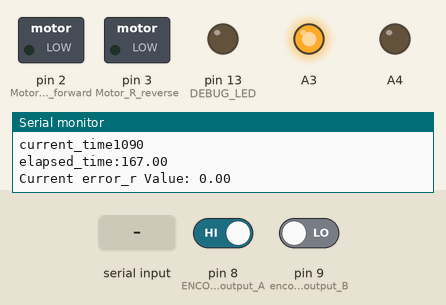
Recording of a sketch running on a simulated Arduino Uno, built with avr-gcc and run on an emulated ATmega328P. Parts: switched loads named in the sketch (green lamp = pin HIGH), output pins drawn as LEDs (lit = HIGH), the last lines printed to the serial monitor. The inputs (shaded band) are chosen by the test bench; at power-on: pin 8 (ENCODER_output_A) HIGH, pin 9 (encoder_output_B) LOW.

Above: at 1.2 s.
1.3 s: "90,45\n" received over Serial
At 2.6 s:
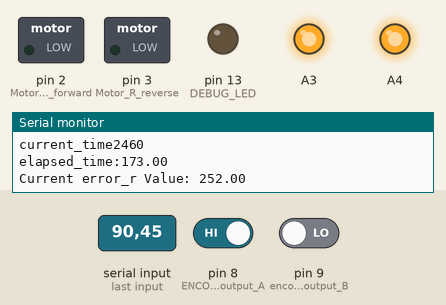
13.4 s: "9\n" received over Serial
At 15.1 s:
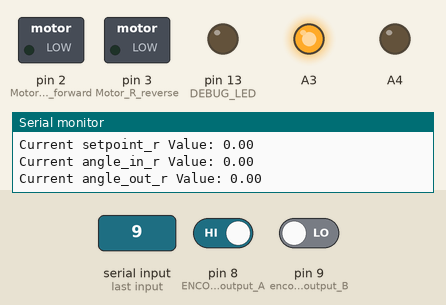
Timing chart, 0 to 16.3 s (numbered marks = the images above; inputs shaded):
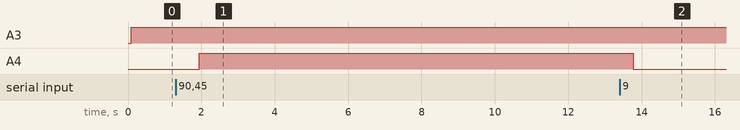

The sketch:

Backup_0303.ino
```cpp
#include"TimerOne.h"
#include "math.h"
//STATES
#define RESET 0
#define RCV 1
#define PLAY 2
#define DECODE 3
#define DEBUG 69

#define POSITION_TO_ANGLE_RATIO 11.25

/*==============================================
NOTES angle VALUES
===============================================*/
#define Note1 11.25
#define Note2 22.50
#define Note3 33.75
#define Note4 45
#define Note5 56.25
#define Note6 67.50
#define Note7 78.75
#define Note8 90


//REG FOR RECEIVED VALUES FROM TEXT
short int stack[300];
short int stack_counter = 0;

//FLAG FOR END OF RECEVING
bool done = 0;

//INITIAL STATE
short int state = RCV;

//===================================================================================
//ENCODER VARIABLES
bool laststate_a;
bool laststate_b;
short int ordernum;
short int lastordernum;
int position = 0;
int prevPos = 0; //FOR PRINTING
double currentAngle_r = 0;
double currentAngle_l = 0;

//====================================================================================
//PID constants
double Kp = 1;
double Ki = 0;
double Kd = 0;

unsigned long current_time_l;
unsigned long previous_time_l;
double elapsed_time_l;
double error_l;
double prev_error_l;
double angle_in_l, angle_out_l, setpoint_l;
double cumulative_error_l, rate_error_l;

double angle_in[2];
double xy_des[2];
//double angle_in_r;

unsigned long current_time_r;
unsigned long previous_time_r;
double elapsed_time_r;
double error_r;
double prev_error_r;
double angle_in_r, angle_out_r, setpoint_r;
double cumulative_error_r, rate_error_r;

//============================================================================
//pwm VARIABLES
volatile bool R_Motor_F_state = LOW;
volatile bool R_Motor_R_state = LOW;
short int Motor_R_forward = 2;
short int Motor_R_reverse = 3;
//int Motor_L_forward = 10;
//int Motor_L_reverse = 11;
short int speedR = 50;
short int speedL = 0;

short int motorCounter;

short int posDiff = 0;
//int currentPos_L;
short int desiredPos_R = 5;    //indicate desired position
//int desiredPos_L;

short int j = 0;
bool direction = 1;
/*======================================================================================
PIN CONFIGURATION AND INITIALIZATION OF SOME VARIABLES
=======================================================================================*/


void setup() {
   //PWM INITS
   Timer1.initialize(1000);
   Timer1.attachInterrupt(timerISR);

   pinMode(Motor_R_forward, OUTPUT); //MOTOR DRIVERS
   pinMode(Motor_R_reverse, OUTPUT);
   //pid
   angle_in_l = analogRead(A0);
   setpoint_l = 800;                          //set point determine setpoint

   angle_in_r = analogRead(A1);
   setpoint_r = 600;

   pinMode(2, OUTPUT); //LED 1
   pinMode(3, OUTPUT); //LED 2
   pinMode(4, INPUT); //BUTTON FOR THE RESET

   pinMode(8, INPUT); //ENCODER output A
   pinMode(9, INPUT); // encoder output B

   pinMode(13,OUTPUT); //DEBUG LED

   Serial.begin(9600); // Turn the Serial Protocol ON

   laststate_a = digitalRead(8); //initialize the laststate to the current state of the encoder
   laststate_b = digitalRead(9);
   if(!digitalRead(8)&&digitalRead(9)){
       lastordernum = 0;
    }
    else if(digitalRead(8)&&!digitalRead(9)){
       lastordernum = 1;
    }
    else if(digitalRead(8)&&digitalRead(9)){
       lastordernum = 2;
    }
    else {
       lastordernum = 3;
    }
}

void loop() {
    byte byteRead;


    /*==============================================================================================
    MAIN STATE MACHINE:
    1)RESET: Initial and completion state
    2) RCV: Receiving the text file state. Enables another device to upload a text file onto the board and store
    it in a stack that can be accessed later
    3) PLAY: AS OF RIGHT NOW RUNS THROUGH THE PATTERN OUTLINED IN THE stack
    LATER WILL BE TRANSLATED INTO ARM POSITIONS

    4)DEBUG: DEBUGGING STATE USED FOR TESTING SPECIFIC FEAUTURES.
    INACCESIBLE IN A REGULAR RUN
    =================================================================================================*/


    switch (state) { //State machine

      case RESET:  //Resting state/waiting to start or have the processing file started
        stack_counter = 0;
        digitalWrite(2, HIGH);  //Lights up LED 2
        if(digitalRead(4)){ //Checks if the button is not pressed
           digitalWrite(3, HIGH); //lights up LED 1
        }else {
          digitalWrite(3, LOW); //Turns LEDS off if the button is pressed
          digitalWrite(2, LOW);
          state = RCV;
          byteRead = 0;
        }
        break;

      case RCV: //Receiving text file state

        if (Serial.available()) {

           byteRead = Serial.read();  /* read the most recent byte */
           byteRead=byteRead-'0';   //You have to subtract '0' from the read Byte to convert from text to a number.
           Serial.write(byteRead);

           if(byteRead==0){ //0 will be terminating integer hence raise the done flag upon it
             // done = 1;
              digitalWrite(2, LOW);
              digitalWrite(3, LOW);
           }

           if(byteRead==9&&stack_counter!=0){ //9 will be terminating integer hence raise the done flag upon it
              state = DECODE;
           }

           if(byteRead>0&&byteRead!=9){ //9 is a terminating character
              //digitalWrite((byteRead + 1), HIGH);
              stack[stack_counter] = byteRead;
              stack_counter++;
           }
        }
        break;
      case DECODE:
      /*=========================================
      DECODES Numbers 1-8 into appropriate angles
      =========================================*/
        for(int i = 0; i <= stack_counter; i++){ //Array to store the uploaded notes
            switch(stack[i]){
              case 1:
                stack[i]=Note1;
                break;

              case 2:
                stack[i]=Note2;
                break;

              case 3:
                stack[i]=Note3;
                break;

              case 4:
                stack[i]=Note4;
                break;

              case 5:
                stack[i]=Note5;
                break;

              case 6:
                stack[i]=Note6;
                break;

              case 7:
                stack[i]=Note7;
                break;

              case 8:
                stack[i]=Note8;
                break;

              default:
                stack[i]=0;
                break;
            }
        }
        /*if(currentAngle<stack[0]) direction = 1; //Sets initial direction of the motor
        else{
          direction = 0;
        }*/
        state = PLAY;
        break;

      case PLAY: //Running through notes state
          /*========================================================
          THIS STATE RUNS THROUGH THE NOTES DECODED INTO A REGISTER
          ========================================================*/
          //if(direction){ //checks if the motor supposed to go up or down
          delay(5000);
            if (currentAngle_r < setpoint_r - angle_out_r){
              R_Motor_F_state = LOW;
              R_Motor_R_state = HIGH;
            }
            else if (currentAngle_r > setpoint_r - angle_out_r){
              R_Motor_F_state = HIGH;
              R_Motor_R_state = LOW;
            }
            else { //if the current angled surpassed the desired one. We mark this part as complete and move on to the next note.
              j++;
              Serial.print("UWU");
              R_Motor_F_state = LOW;
              R_Motor_R_state = LOW;
            }

            if (currentAngle_l < setpoint_l - angle_out_l){
            //  R_Motor_F_state = LOW;
              //R_Motor_R_state = HIGH;
            }
            else if (currentAngle_l > setpoint_l - angle_out_l){
              //L_Motor_F_state = HIGH;
             // L_Motor_R_state = LOW;
            }
            else { //if the current angled surpassed the desired one. We mark this part as complete and move on to the next note.
             // j++;
             // L_Motor_F_state = LOW;
              //L_Motor_R_state = LOW;
              //if(currentAngle<stack[j]) direction = 1;
              //else{
               // direction = 0;
            }
          /*else {
            if (currentAngle > stack[j]){
              R_Motor_F_state = HIGH;
              R_Motor_R_state = LOW;
            }*/
            // else if angle_out_r > 0 left motor forwards
            /*else {
              j++;
              if(currentAngle<stack[j]) direction = 1;
              else{
                direction = 0;
              }*/
          //state = RESET;
          if(j>stack_counter) state = RESET;
          break;

      case DEBUG:

         if (position < desiredPos_R){  //send right motor forward
            R_Motor_F_state = HIGH;
            R_Motor_R_state = LOW;
         }
         else if (position > desiredPos_R){  //send right motor forward
            R_Motor_F_state = LOW;
            R_Motor_R_state = HIGH;
         }
         else{
            //stop robot movement
            R_Motor_F_state = LOW;
            R_Motor_R_state = LOW;
            //digitalWrite(Motor_L_forward, LOW);
            //digitalWrite(Motor_L_reverse, LOW);
         }
         break;

      default:
          state = RESET;
          break;
    }


    //ENCODER READING
    /*===========================================================================================
    THERE ARE 4 POSSIBLE POSITIONS WHICH CAN BE ORGANIZED IN AN ORDER FROM 0 - 3
    AFTER, WE CAN CHECK IF THE NEW POSITION IS ORDER UP OR BEFORE FROM THE PREVIOUS ONE
    AND USING THIS WE CAN DETERMINE IF WE ROTATED CW OR CCW
    ============================================================================================*/


    if(!digitalRead(8)&&!digitalRead(9)){ //00
       ordernum = 0;
      } else if(digitalRead(8)&&!digitalRead(9)){//10
       ordernum = 1;
      } else if(digitalRead(8)&&digitalRead(9)){//11
       ordernum = 2;
      } else {//01
       ordernum = 3;
      }
   if(lastordernum==0){ //EXTRA CHECK TO COUNTER 0 TO 3 AND 3 TO 0 ROLLOVERS
      if(ordernum == 3){
         position--;
      } else if(ordernum == 1){
         position ++;
      }
    } else if(lastordernum==3){
      if(ordernum==0){
        position++;
      }else if(ordernum==2){
        position--;
      }
    } else {
      if (ordernum>lastordernum){
         position++;
      }else if(ordernum<lastordernum){
         position--;
      }
      }
   lastordernum = ordernum; //MAKE LAST ORDERNUM NEW FOR THE NEXT CYCLE
   currentAngle_r = posToAngle(position);

  /*====================================================================
  PID AND ANGLE CALCULATIONS
  ======================================================================*/

  setpoint_r = stack[j];
 // setpoint_l = (double)stack[j];    //change to whatever it needs to be
  angle_out_l = computePIDleft(currentAngle_l);
  analogWrite(A3,angle_out_l);

  angle_out_r = computePIDright(currentAngle_r);
  analogWrite(A4,angle_out_r);

   if(prevPos!=position){ //PRINTING FUNCTION. WILL PRINT ONLY IF THE VALUES ARE DIFFERENT
      Serial.print("Position is: ");
      Serial.print(position);
      Serial.print("\n");

      Serial.print("Angle is: ");
      Serial.print(currentAngle_r);
      Serial.print("\n");

      Serial.print("Current Stack Value: ");
      Serial.print(stack[j]);
      Serial.print("\n");

      Serial.print("Current State Value: ");
      Serial.print(state);
      Serial.print("\n");

      Serial.print("Current direction Value: ");
      Serial.print(direction);
      Serial.print("\n");

      Serial.print("Current j Value: ");
      Serial.print(j);
      Serial.print("\n");

      Serial.print("Current PID Value: ");
      Serial.print(angle_out_r);
      Serial.print("\n");
      prevPos = position;
      }


  /*===================================================================================
  MOTOR CONTROL USING ANGLES
  =====================================================================================*/


}


/*===================================================================================
SET OF FUNCTIONS FOR ISR, PID AND ANGLES
===================================================================================*/


double computePIDleft(double angle_in_l){
        current_time_l = millis();                //get current time
        elapsed_time_l = (double)(current_time_l - previous_time_l);        //compute time elapsed from previous computation

        error_l = setpoint_l - angle_in_l;                                // determine error
        cumulative_error_l += error_l * elapsed_time_l;                // compute integral
        rate_error_l = (error_l - prev_error_l)/elapsed_time_l;   // compute derivative

        double angle_out_l = Kp*error_l + Ki*cumulative_error_l + Kd*rate_error_l;                //PID output

        prev_error_l = error_l;                                //remember current error
        previous_time_l = current_time_l;                        //remember current time

        return angle_out_l;
}

double computePIDright(double angle_in_r){
        current_time_r = millis();                //get current time
        Serial.print("current_time");
        Serial.println(current_time_r);
        elapsed_time_r = (double)(current_time_r - previous_time_r);        //compute time elapsed from previous computation

        Serial.print("elapsed_time:");
        Serial.println(elapsed_time_r);


        error_r = setpoint_r - angle_in_r;
        Serial.print("Current error_r Value: ");
         Serial.print(error_r);
         Serial.print("\n");

         Serial.print("Current setpoint_r Value: ");
         Serial.print(setpoint_r);
         Serial.print("\n");

         Serial.print("Current angle_in_r Value: ");
         Serial.print(angle_in_r);
         Serial.print("\n");                        // determine error
        cumulative_error_r += error_r * elapsed_time_r;                // compute integral
        rate_error_r = (error_r - prev_error_r)/elapsed_time_r;   // compute derivative
        double angle_out_r = Kp*error_r + Ki*cumulative_error_r + Kd*rate_error_r;                //PID output
        Serial.print("Current angle_out_r Value: ");
         Serial.print(angle_out_r);
         Serial.print("\n");
        prev_error_r = error_r;                                //remember current error
        previous_time_r = current_time_r;                        //remember current time

        return angle_out_r;
}

void timerISR(){
  if(R_Motor_F_state){
    if(motorCounter<speedR){
      digitalWrite(Motor_R_forward, HIGH);
      motorCounter++;
    }else if(motorCounter>=100){
      motorCounter = 0;
    }else {
      motorCounter++;
      digitalWrite(Motor_R_forward, LOW);
    }
  }else if(R_Motor_R_state) {
    if(motorCounter<speedR){
      digitalWrite(Motor_R_reverse, HIGH);
      motorCounter++;
    }else if(motorCounter>=100){
      motorCounter = 0;
   }else {
      motorCounter++;
      digitalWrite(Motor_R_reverse, LOW);
    }
  }
  else {
    digitalWrite(Motor_R_reverse, LOW);
    digitalWrite(Motor_R_forward, LOW);
  }
}

double invKin0(double x, double y){

  double xpos = x;
  double ypos = y;

  double B = acos( (20000 - pow(xpos,2) - pow(ypos,2)) / (20000));
  double n = (3.1415 - B ) / 2;

  double theta1 = n + atan2(ypos, xpos);
  double theta2 =  atan2(ypos, xpos) - n;

  //theta = [theta1*180/pi; theta2*180/pi];
  return theta1;
}

double invKin1(double x, double y){

  double xpos = x;
  double ypos = y;

  double B = acos( (20000 - pow(xpos,2) - pow(ypos,2)) / (20000));
  double n = (3.1415 - B ) / 2;

  double  theta1 = n + atan2(ypos, xpos);
  double  theta2 =  atan2(ypos, xpos) - n;

  //theta = [theta1*180/pi; theta2*180/pi];
  return theta2;
}

double posToAngle(int pos){
  return pos * POSITION_TO_ANGLE_RATIO;
}
```

Measured:
- after the input at 1.3 s, A4: LOW → HIGH after 0.64 s
- after the input at 13.4 s, A4: HIGH → LOW after 0.37 s
